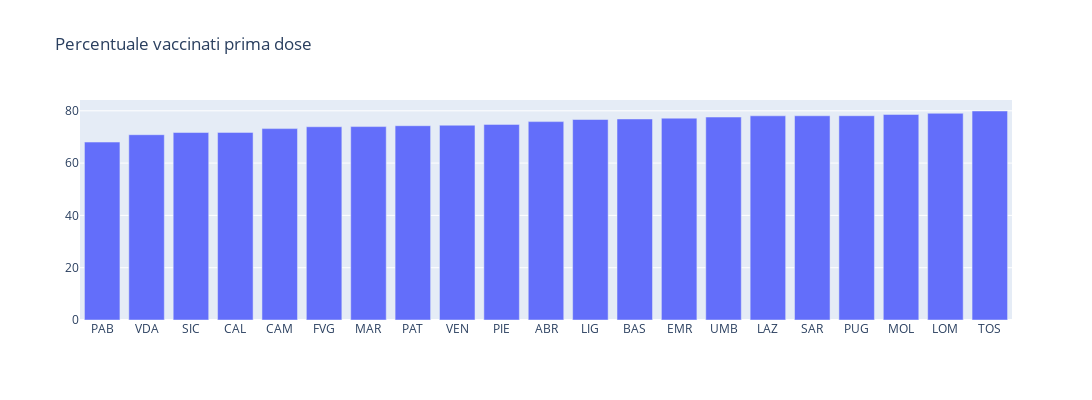

Notebook code cell kept with this figure:
### Code cell
fig=go.Figure()

ordine=np.argsort(list(rate_prima_dose.values()))

fig.add_trace(go.Bar(x=np.array(list(rate_prima_dose.keys()))[ordine],
                     y=np.array(list(rate_prima_dose.values()))[ordine]))

fig.update_layout(
    title='Percentuale vaccinati prima dose',
    autosize=False,
    showlegend=False,
    width=1200,
    height=400)

### Figure 1 — Plotly figure (JSON) as saved in the notebook; plotly's stock layout.template omitted (floating-point values rounded to 4 significant figures)
{"data": [{"type": "bar", "x": ["PAB", "VDA", "SIC", "CAL", "CAM", "FVG", "MAR", "PAT", "VEN", "PIE", "ABR", "LIG", "BAS", "EMR", "UMB", "LAZ", "SAR", "PUG", "MOL", "LOM", "TOS"], "y": [68.04, 70.85, 71.69, 71.74, 73.18, 73.89, 73.96, 74.29, 74.48, 74.8, 75.86, 76.67, 76.87, 77.18, 77.61, 78.08, 78.09, 78.11, 78.6, 79.04, 79.92]}], "layout": {"autosize": false, "height": 400, "showlegend": false, "title": {"text": "Percentuale vaccinati prima dose"}, "width": 1200}}
